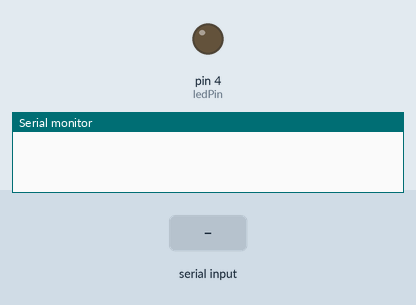
This sketch was run on a simulated Arduino Uno, built with avr-gcc and run on an emulated ATmega328P. Shown: output pins drawn as LEDs (lit = HIGH), the last lines printed to the serial monitor. Inputs (shaded band) come from the test bench.

Above: at 1.2 s.
1.3 s: "on\n" received over the second serial link
At 2.0 s:
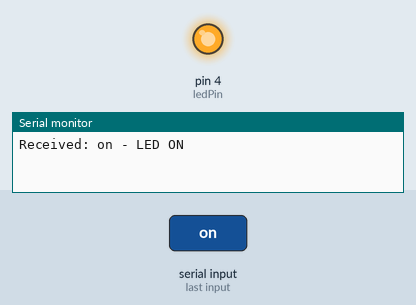
2.8 s: "off\n" received over the second serial link
At 3.2 s:
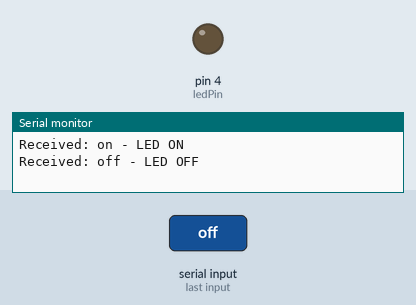
Timing chart, 0 to 5.8 s (numbered marks = the images above; inputs shaded):
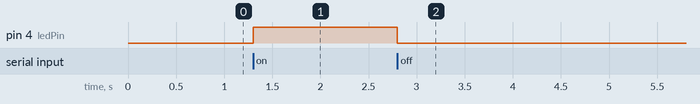

The sketch:

rx_working_copy_20231013153413.ino
```cpp
#include <SoftwareSerial.h>

SoftwareSerial hc12Serial(10, 11); // RX, TX
const int ledPin = 4; // LED pin
const unsigned long timeoutPeriod = 5000; // Timeout period in milliseconds (5 seconds)

unsigned long lastCommandTime = 0; // Variable to store the timestamp of the last received command

void setup() {
  Serial.begin(9600);
  hc12Serial.begin(1200);
  pinMode(ledPin, OUTPUT);
}

void loop() {
  if (hc12Serial.available()) {
    String command = hc12Serial.readStringUntil('\n');
    command.trim(); // Remove leading/trailing whitespaces

    if (command == "on") {
      // Turn on the LED
      digitalWrite(ledPin, HIGH);
      Serial.println("Received: on - LED ON");
      lastCommandTime = millis(); // Update the last received command timestamp
    } else if (command == "off") {
      // Turn off the LED
      digitalWrite(ledPin, LOW);
      Serial.println("Received: off - LED OFF");
      lastCommandTime = millis(); // Update the last received command timestamp
    }
  }

  // Check for timeout and turn off the LED if needed
  if (millis() - lastCommandTime > timeoutPeriod) {
    digitalWrite(ledPin, LOW);
    Serial.println("Timeout - LED OFF");
    delay(1000);
  }
}
```

Measured:
- after the input at 1.3 s, pin 4 (ledPin): LOW → HIGH at once
- after the input at 2.8 s, pin 4 (ledPin): HIGH → LOW after 0.00 s instead of 3.5 s
